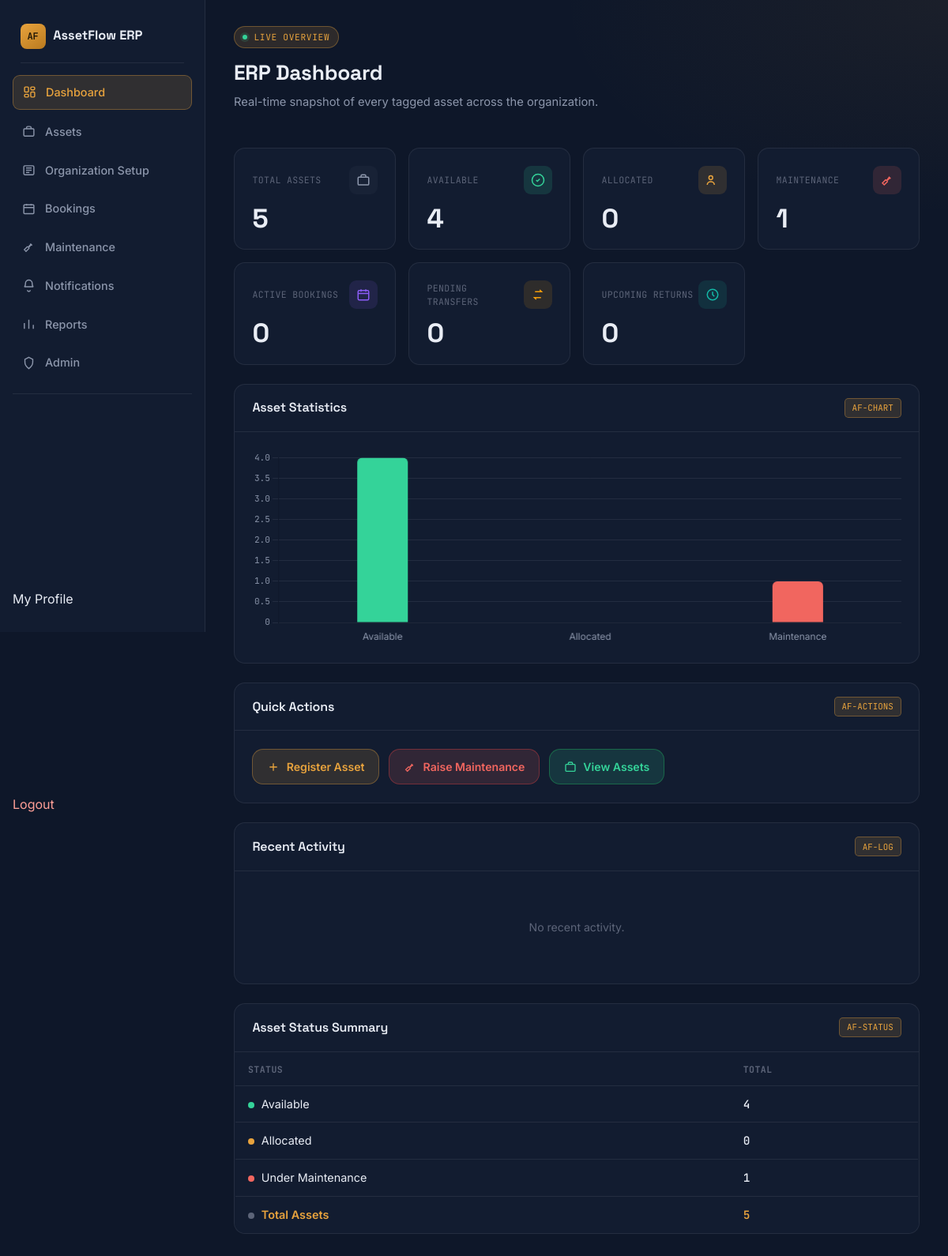
Before: /dashboard/ with the older database file.
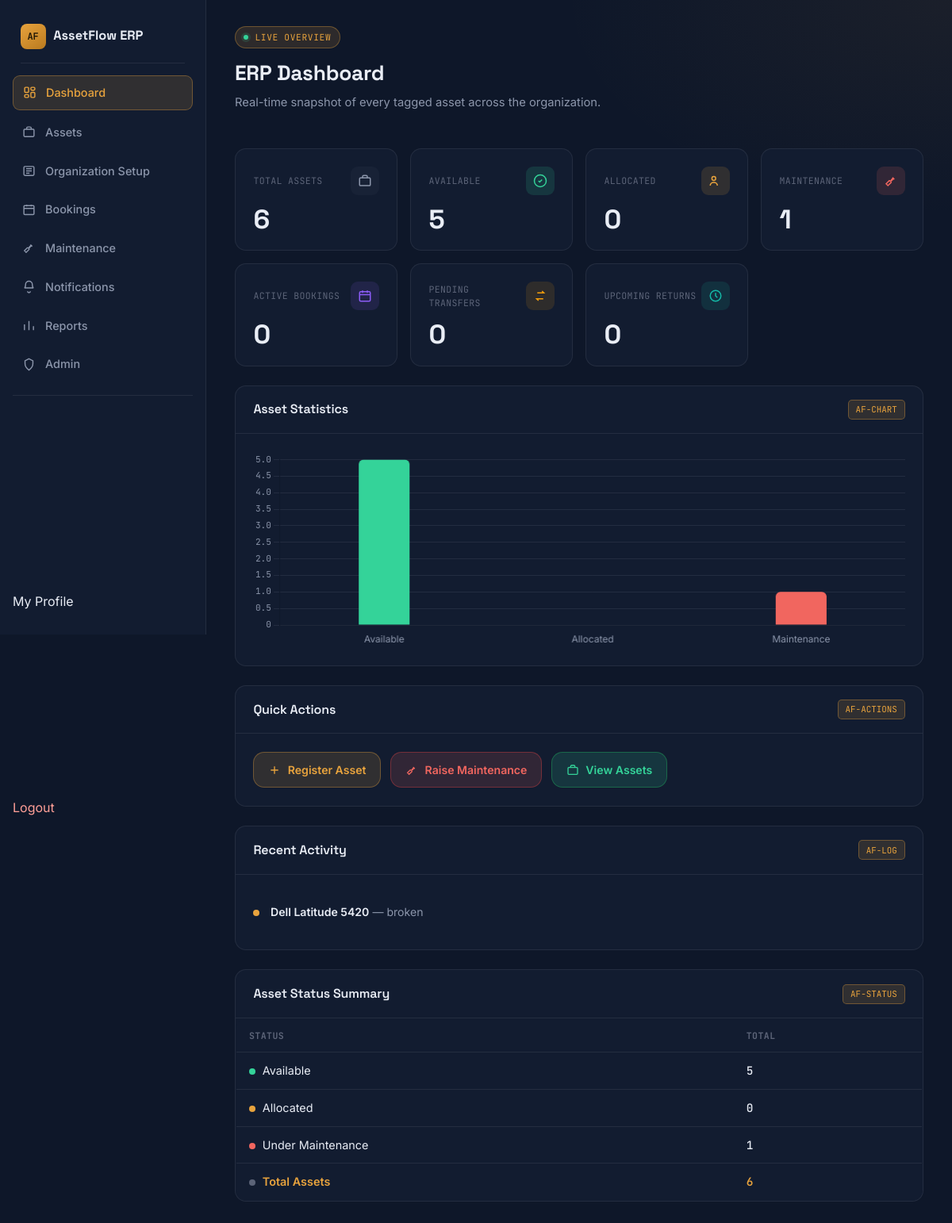
After: the same page with the newer database file.
### maintenance/models.py (models this page shows, shortened)
class MaintenanceRequest(models.Model):
    PRIORITY_CHOICES = [
        ("Low", "Low"),
        ("Medium", "Medium"),
        ("High", "High"),
    ]
    STATUS_CHOICES = [
        ("Pending", "Pending"),
        ("Approved", "Approved"),
        ("Rejected", "Rejected"),
        ("Technician Assigned", "Technician Assigned"),
        ("In Progress", "In Progress"),
        ("Resolved", "Resolved"),
    ]
    asset = models.ForeignKey(
        Asset,
        on_delete=models.CASCADE
    )
    requested_by = models.ForeignKey(
        User,
        on_delete=models.CASCADE
    )
    issue = models.TextField()
    priority = models.CharField(
        max_length=10,
        choices=PRIORITY_CHOICES,
        default="Medium",
    )
    status = models.CharField(
        max_length=30,
        choices=STATUS_CHOICES,
        default="Pending",
    )
    technician = models.CharField(
        max_length=100,
        blank=True,
        null=True,
    )
    photo = models.ImageField(
        upload_to="maintenance/",
        blank=True,
        null=True,
    )
    created_at = models.DateTimeField(
        auto_now_add=True
    )

### assets/models.py (models this page shows, shortened)
class Asset(models.Model):
    STATUS_CHOICES = [
        ("Available", "Available"),
        ("Allocated", "Allocated"),
        ("Reserved", "Reserved"),
        ("Under Maintenance", "Under Maintenance"),
        ("Lost", "Lost"),
        ("Retired", "Retired"),
        ("Disposed", "Disposed"),
    ]
    CONDITION_CHOICES = [
        ("Excellent", "Excellent"),
        ("Good", "Good"),
        ("Fair", "Fair"),
        ("Damaged", "Damaged"),
    ]
    asset_tag = models.CharField(
        max_length=20,
        unique=True,
        blank=True
    )
    name = models.CharField(max_length=150)
    category = models.ForeignKey(
        AssetCategory,
        on_delete=models.CASCADE
    )
    department = models.ForeignKey(
        Department,
        on_delete=models.SET_NULL,
        null=True,
        blank=True
    )
    serial_number = models.CharField(
        max_length=100,
        unique=True
    )
    acquisition_date = models.DateField()
    acquisition_cost = models.DecimalField(
        max_digits=10,
        decimal_places=2
    )
    location = models.CharField(max_length=100)
    condition = models.CharField(
        max_length=20,
        choices=CONDITION_CHOICES,
        default="Good"
    )
    status = models.CharField(
        max_length=30,
        choices=STATUS_CHOICES,
        default="Available"
    )
    shared_bookable = models.BooleanField(default=False)
    image = models.ImageField(
        upload_to="assets/",
        blank=True,
        null=True
    )

### dashboard/views.py (the view)
# urls.py: path("dashboard/", include("dashboard.urls")),
def dashboard(request):
    total_assets = Asset.objects.count()
    available = Asset.objects.filter(
        status="Available"
    ).count()
    allocated = Asset.objects.filter(
        status="Allocated"
    ).count()
    maintenance = Asset.objects.filter(
        status="Under Maintenance"
    ).count()
    active_bookings = 0
    pending_transfers = 0
    upcoming_returns = 0
    recent_requests = MaintenanceRequest.objects.order_by("-id")[:5]
    context = {
        "total_assets": total_assets,
        "available": available,
        "allocated": allocated,
        "maintenance": maintenance,
        "active_bookings": active_bookings,
        "pending_transfers": pending_transfers,
        "upcoming_returns": upcoming_returns,
        "recent_requests": recent_requests,
    }
    return render(request, "dashboard.html", context)

### templates/dashboard.html (shortened to what the changed rows need)
{% extends "base.html" %}
{% block content %}
<div class="page-head">
    <div>
        <h2>ERP Dashboard</h2>
    </div>
</div>
<div class="kpi-grid">
    <div class="kpi-card">
        <div class="kpi-top">
            <span class="kpi-label">Total Assets</span>
            <div class="kpi-icon total">
            </div>
        </div>
        <div class="kpi-value">{{ total_assets }}</div>
    </div>
    <div class="kpi-card">
        <div class="kpi-top">
            <span class="kpi-label">Available</span>
            <div class="kpi-icon available">
            </div>
        </div>
        <div class="kpi-value">{{ available }}</div>
    </div>
</div>
<div class="card section-card">
    <div class="card-body">
        <canvas id="assetChart" height="90"></canvas>
    </div>
</div>
<div class="card section-card">
    <div class="card-body">
        <div class="activity-list">
            {% for request in recent_requests %}
            <div class="activity-item">
                <span class="activity-dot"></span>
                <div>
                    <p><strong>{{ request.asset.name }}</strong> — {{ request.issue }}</p>
                </div>
            </div>
            {% empty %}
            <p class="activity-empty">No recent activity.</p>
            {% endfor %}
        </div>
    </div>
</div>
<div class="card section-card">
    <div class="card-body" style="padding:0;">
        <table class="status-table">
            <thead>
                <tr>
                    <th>Status</th>
                    <th>Total</th>
                </tr>
            </thead>
            <tbody>
                <tr>
                    <td><span class="status-dot available"></span>Available</td>
                    <td class="num">{{ available }}</td>
                </tr>
                <tr class="total">
                    <td><span class="status-dot total"></span>Total Assets</td>
                    <td class="num">{{ total_assets }}</td>
                </tr>
            </tbody>
        </table>
    </div>
</div>
{% endblock %}
{% block extra_scripts %}
<script>
document.addEventListener("DOMContentLoaded", function () {
    var styles = getComputedStyle(document.documentElement);
    var accent = styles.getPropertyValue('--accent').trim();
    var ok = styles.getPropertyValue('--ok').trim();
    var danger = styles.getPropertyValue('--danger').trim();
    var textMuted = styles.getPropertyValue('--text-muted').trim();
    var gridColor = styles.getPropertyValue('--border').trim();
    var ctx = document.getElementById("assetChart");
    new Chart(ctx, {
        type: "bar",
        data: {
            labels: ["Available", "Allocated", "Maintenance"],
            datasets: [{
                label: "Assets",
                data: [
                    {{ available }},
                    {{ allocated }},
                    {{ maintenance }}
                ],
                backgroundColor: [ok, accent, danger],
                borderRadius: 6,
                maxBarThickness: 64
            }]
        },
        options: {
            responsive: true,
            animation: { duration: 700, easing: 'easeOutQuart' },
            plugins: {
                legend: { display: false },
                tooltip: {
                    backgroundColor: '#182236',
                    titleColor: '#e9edf5',
                    bodyColor: '#8c96ab',
                    borderColor: 'rgba(232,237,245,0.16)',
                    borderWidth: 1,
                    padding: 10,
                    displayColors: false
                }
            },
            scales: {
                y: {
                    beginAtZero: true,
                    ticks: { color: textMuted, font: { family: "'JetBrains Mono', monospace", size: 11 } },
                    grid: { color: gridColor }
                },
                x: {
                    ticks: { color: textMuted, font: { family: "'Inter', sans-serif", size: 12 } },
                    grid: { display: false }
                }
            }
        }
    });
});
</script>
{% endblock %}

Changed rows visible on the page:
added MaintenanceRequest: asset.name "Dell Latitude 5420", issue "broken"
Other visible differences:
{{ total_assets }}: "5" → "6"
{{ available }}: "4" → "5"
chart data {{ available }}: 4 → 5
text no longer shown: "No recent activity."
